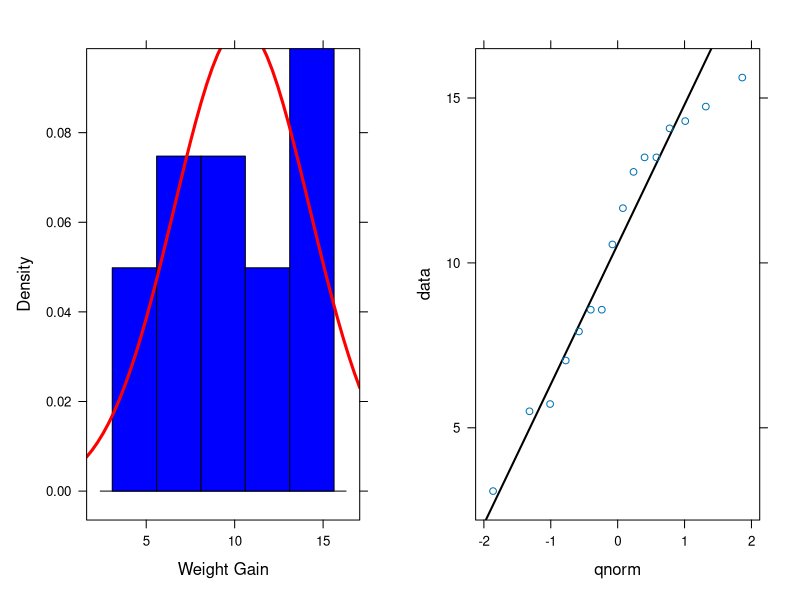
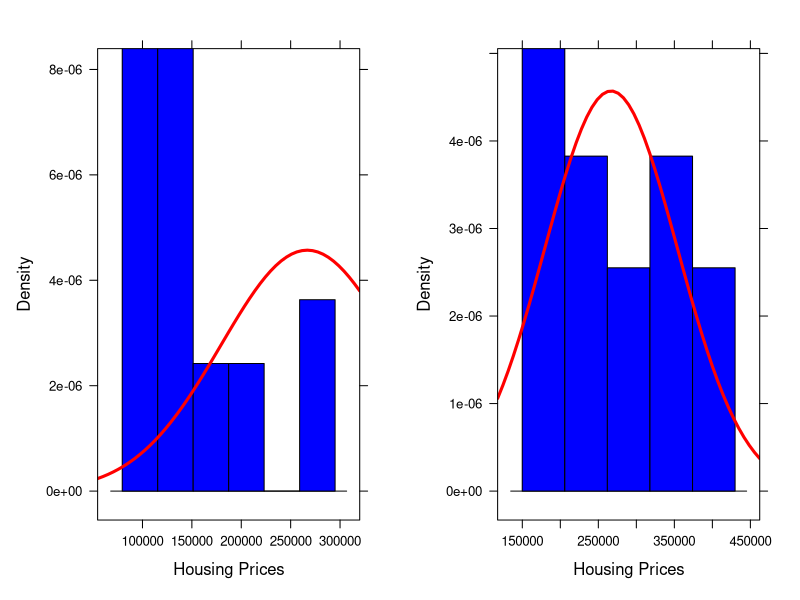
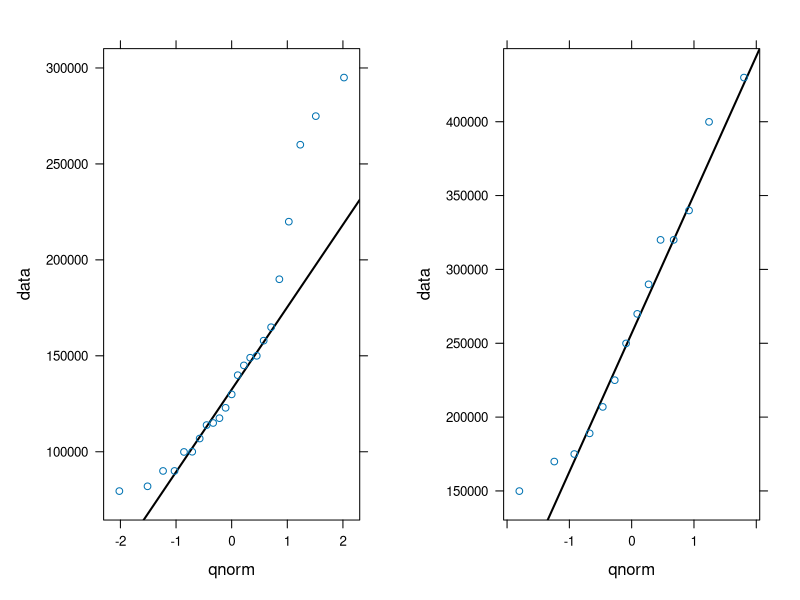
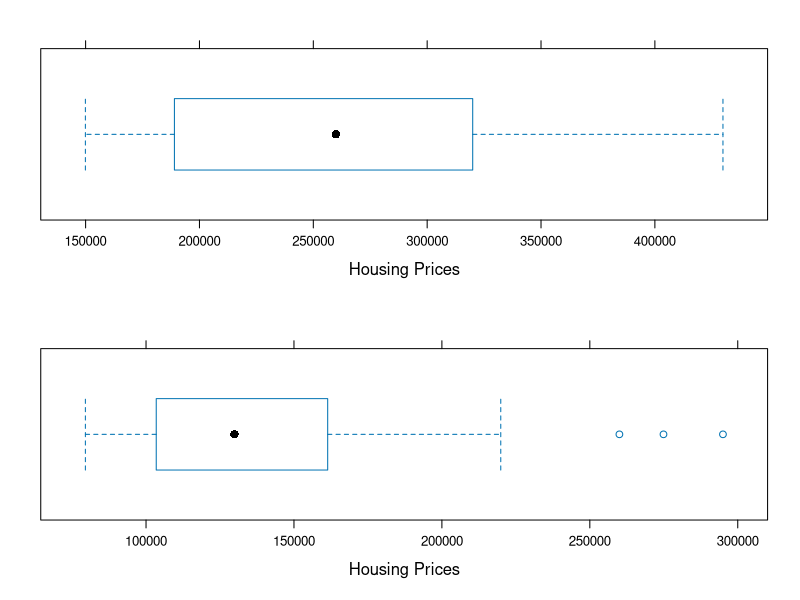

Here is the R script that generated these plots, in order:
## ---- setup
library(lattice)
library(xtable)
my_format <- function(val){
  format(val,digits=3,big.interval=3, scientific=FALSE, big.mark=',')
}
my_qqwithline <- function(data, title=NULL){
  qqmath(data,
         panel = function(x) {
           panel.qqmathline(x, distribution = qnorm, lwd=2)
           panel.qqmath(x)
         },
         main=title)
}
my_histogram <- function(x, avg, std, ...){
  histogram(x,
            panel = function(x){
              panel.histogram(x, breaks=NULL, ...)
              panel.mathdensity(dmath = dnorm, col = "red", args = list(mean=avg,sd=std), lwd=3)
            },
            type="density",...)
}
houses <- read.table("houseprice.txt", header=TRUE)
weight <- read.table("ex07-36wtgain.txt", header=TRUE)
# convert to pounds
weight$wta <- weight$wta*2.2
weight$wtb <- weight$wtb*2.2
## ---- A_2
my_data <- weight$wta - weight$wtb
a <- my_histogram(my_data, mean(my_data), sd(my_data), col="Blue", xlab="Weight Gain")
b <- my_qqwithline(my_data)
# graphs
print(a,position=c(0,0,0.5,1), more=TRUE)
print(b,position=c(0.5,0,1,1))
## ---- A_3
conf <- t.test(weight$wta, weight$wtb, paired=TRUE, mu=16)
## ---- B_2
my_data <- subset(houses,subset = houses$Bedroom == 3)$Price
lh <- my_histogram(my_data, mean(my_data), sd(my_data), col="Blue", xlab="Housing Prices")
lb <-bwplot(my_data, xlab = "Housing Prices")
lq <- my_qqwithline(my_data)
my_data <- subset(houses,subset = houses$Bedroom == 4)$Price
rh <- my_histogram(my_data, mean(my_data), sd(my_data), col="Blue", xlab="Housing Prices")
rb <-bwplot(my_data, xlab = "Housing Prices")
rq <- my_qqwithline(my_data)
# histograms
print(lh,position=c(0,0,0.5,1), more=TRUE)
print(rh,position=c(0.5,0,1,1))
#qq's
print(lq,position=c(0,0,0.5,1), more=TRUE)
print(rq,position=c(0.5,0,1,1))
#boxplots
print(lb,position=c(0,0,1,0.5), more=TRUE)
print(rb,position=c(0,0.5,1,1))
## ---- B_4
three <- subset(houses, subset = houses$Bedroom == 3)$Price
four <- subset(houses, subset = houses$Bedroom == 4)$Price
conf <- t.test(four, three, paired = FALSE, conf.level = 0.99)
